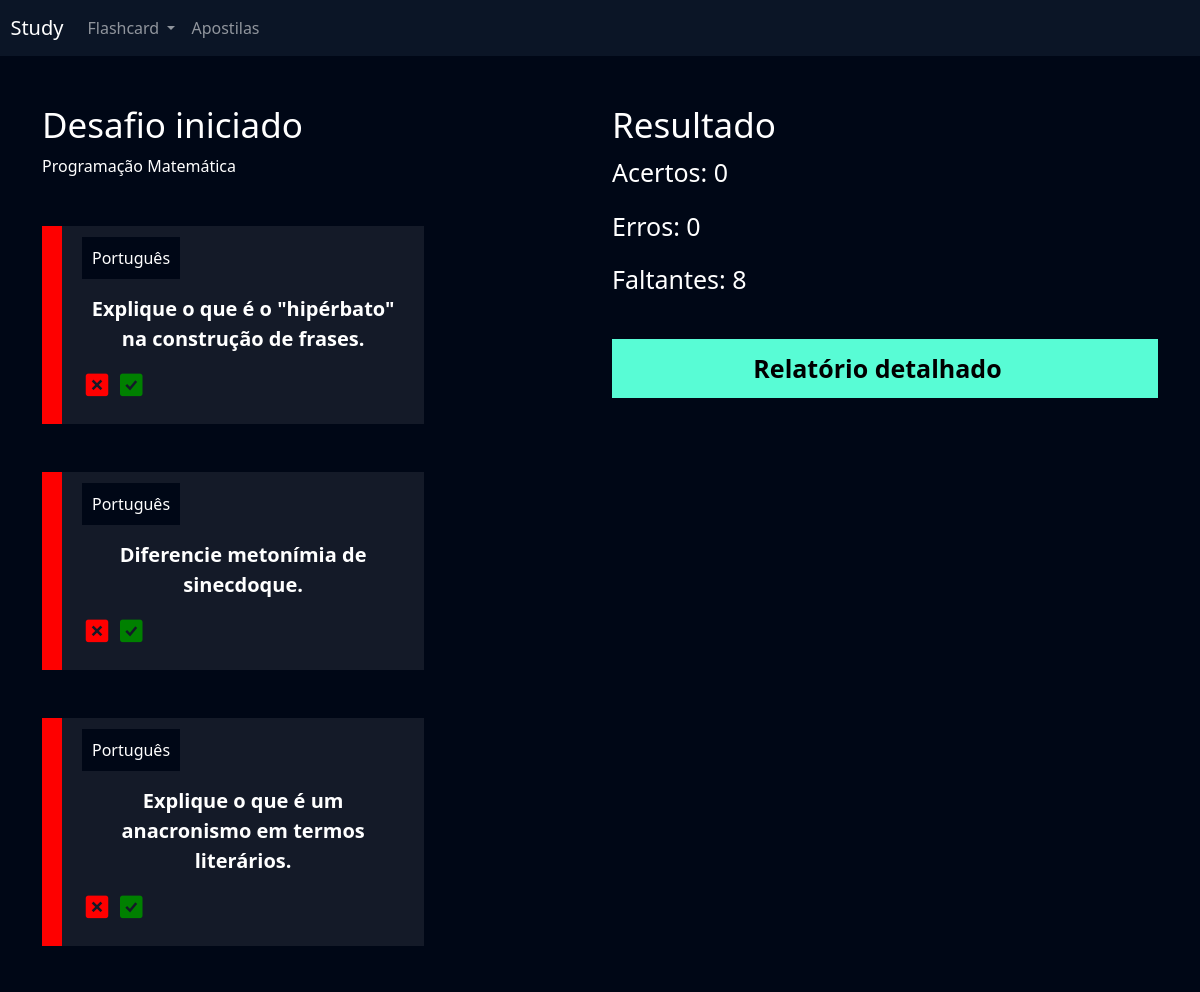
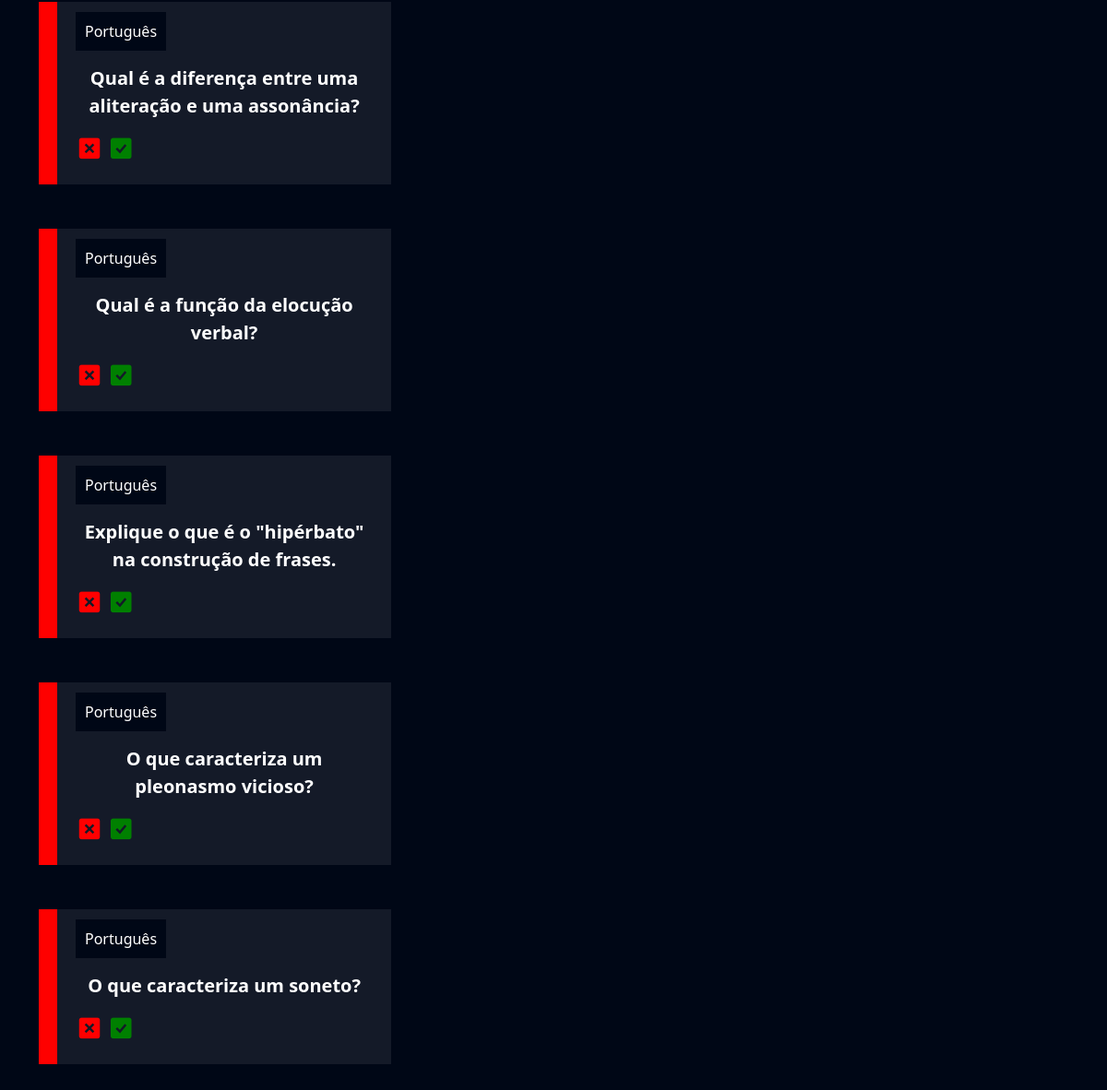
The app's page /flashcard/desafio/72, older data (2 pictures, top to bottom).
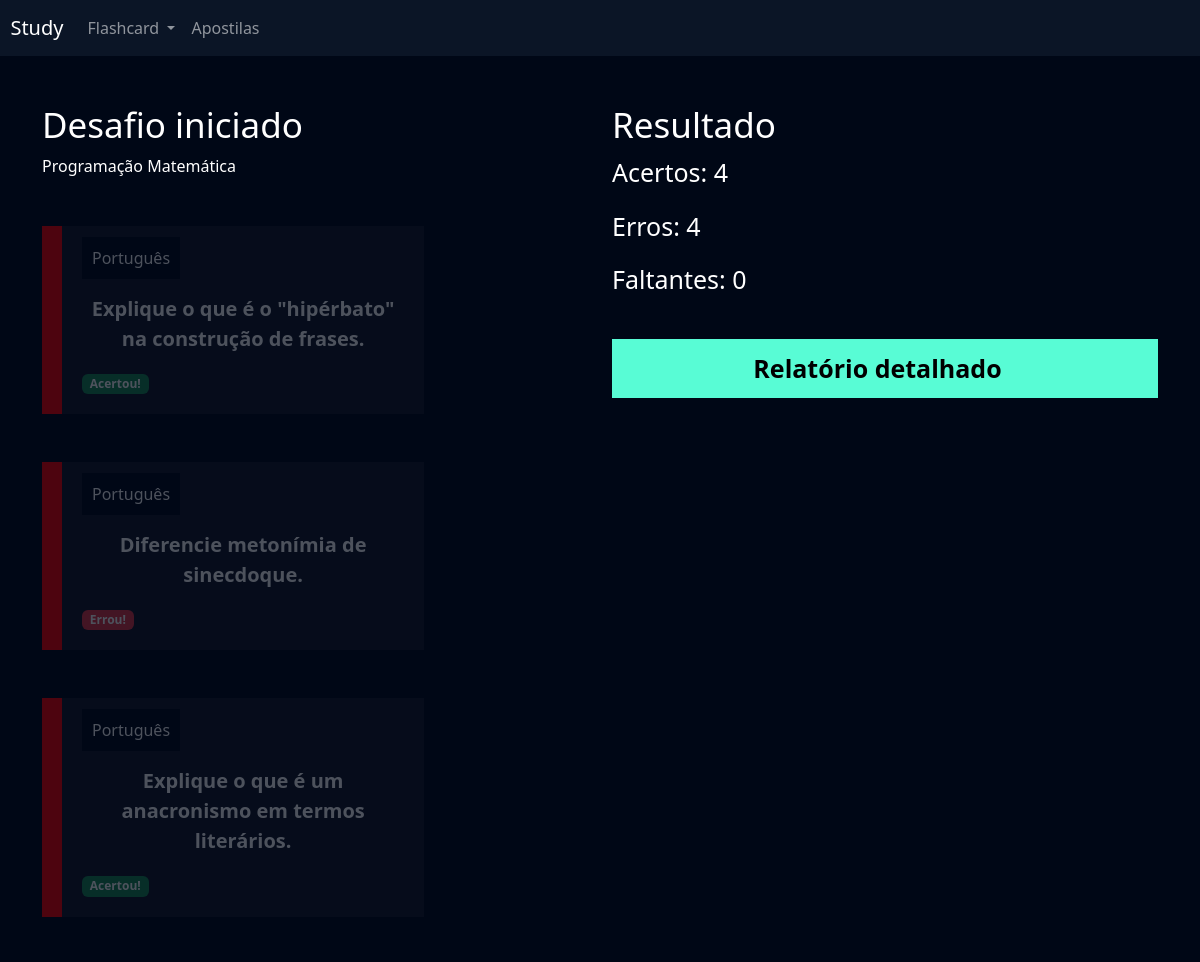
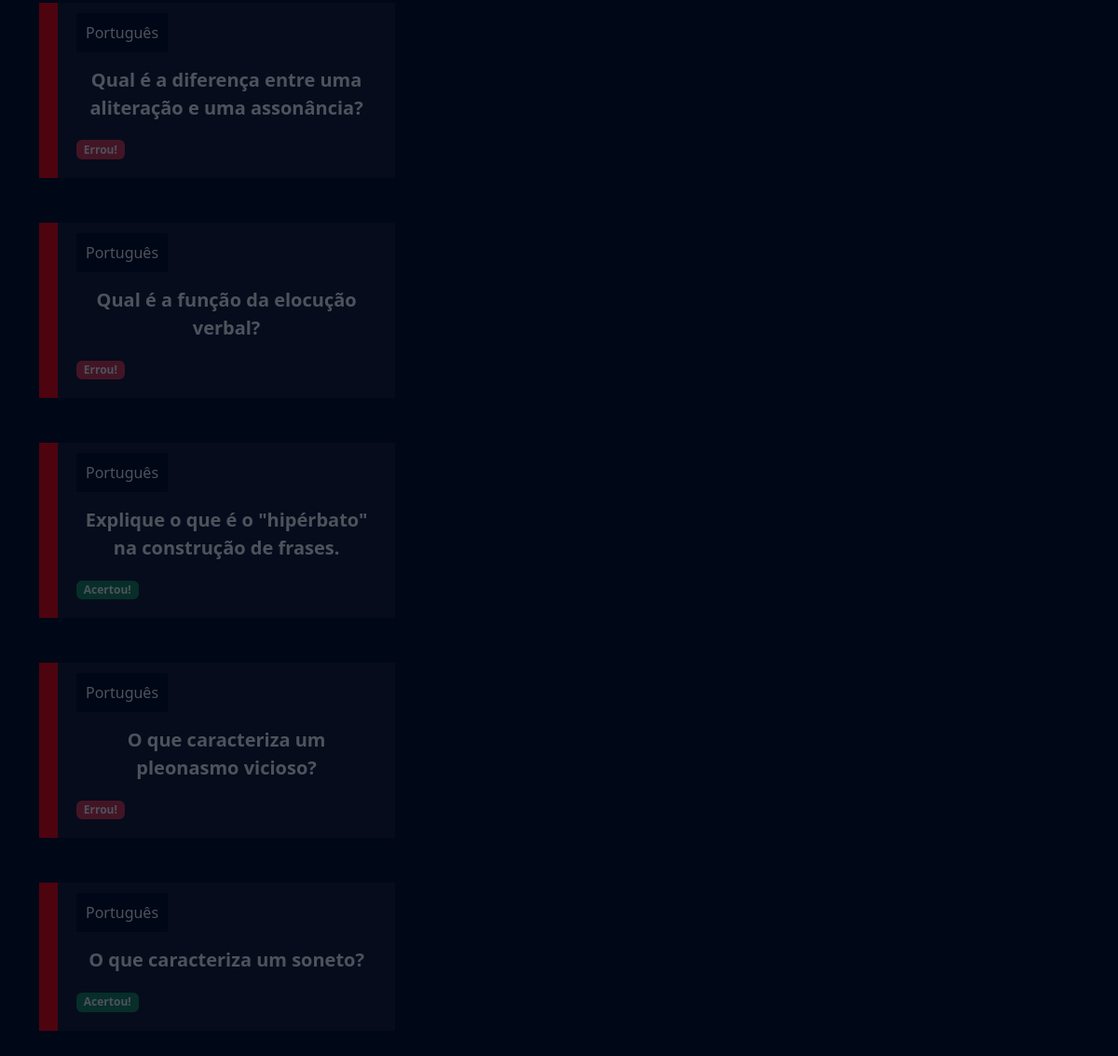
The same page, newer data (2 pictures, top to bottom).
### flashcard/models.py (models this page shows, shortened)
class FlashcardDesafio(models.Model):
    flashcard = models.ForeignKey(Flashcard, on_delete=models.DO_NOTHING)
    respondido = models.BooleanField(default=False)
    acertou = models.BooleanField(default=False)

class Flashcard(models.Model):
    DIFICULDADE_CHOICES = (('D', 'Difícil'), ('M', 'Médio'), ('F', 'Fácil'))
    user = models.ForeignKey(User, on_delete=models.DO_NOTHING)
    pergunta = models.CharField(max_length=100)
    resposta = models.TextField()
    categoria = models.ForeignKey(Categoria, on_delete=models.DO_NOTHING)
    dificuldade = models.CharField(max_length=1, choices=DIFICULDADE_CHOICES)
    @property
    def css_dificuldade(self):
        if self.dificuldade == 'F':
            return 'flashcard-facil'
        elif self.dificuldade == 'M':
            return 'flashcard-medio'
        elif self.dificuldade == 'D':
            return 'flashcard-dificil'

class Categoria(models.Model):
    nome = models.CharField(max_length=20)
    def __str__(self):
        return self.nome

### flashcard/views.py (the view)
# urls.py: path('desafio/<int:id>', views.desafio, name='desafio'),
def desafio(request, id):
    desafio = Desafio.objects.get(id=id)
    if request.method == 'GET':
        acertos = desafio.flashcards.filter(
            respondido=True).filter(acertou=True).count()
        erros = desafio.flashcards.filter(
            respondido=True).filter(acertou=False).count()
        faltantes = desafio.flashcards.filter(respondido=False).count()
        return render(request, 'desafio.html', {'desafio': desafio, 'acertos': acertos, 'erros': erros, 'faltantes': faltantes})

### flashcard/templates/desafio.html (shortened to what this page needs)
{% extends "base.html" %}
{% load static %}
{% block 'cabecalho' %}
<link href="{% static 'usuarios/css/cadastro.css' %}" rel="stylesheet" />
<link href="{% static 'flashcard/css/novo_flashcard.css' %}" rel="stylesheet" />
<link href="{% static 'flashcard/css/iniciar_desafio.css' %}" rel="stylesheet" />
<link href="{% static 'flashcard/css/desafio.css' %}" rel="stylesheet" />
<link href="https://unpkg.com/boxicons@2.1.4/css/boxicons.min.css"rel="stylesheet"/>
{% endblock 'cabecalho' %}
{% block 'conteudo' %}
{% include "partials/header.html" %}
<div class="container">
  <br />
  <br />
  <div class="row">
    <div class="col-md">
      <h3 class="fonte-secundaria">Desafio iniciado</h3>
      <span class="badge-categoria">Programação</span>
      <span class="badge-categoria">Matemática</span>
      <br />
      <br />
      <br />
      {% for flash in desafio.flashcards.all %}
      <div class="box-new-flashcard {% if flash.respondido %} op2 {% endif %}">
          <div class="flashcard {{ flash.flashcard.css_dificuldade }}">
            <div class="flashcard-categoria">{{flash.flashcard.categoria}}</div>
            <br />
            <br />
            <div class="flashcard-box-item" onclick="flip_card({{flash.id}})">
              <p class="flashcard-item">{{flash.flashcard.pergunta}}</p>
            </div>
            {% if not flash.respondido %}
            <div class="responder">
              <a
                href="{% url 'responder_flashcard' flash.id %}?acertou=0&desafio_id={{desafio.id}}"
                ><i class="bx bxs-x-square icone-vermelho"></i></a>
              <a href="{% url 'responder_flashcard' flash.id %}?acertou=1&desafio_id={{desafio.id}}"
                ><i class="bx bxs-check-square icone-verde"></i
              ></a>
            </div>
            {% else %} {% if flash.acertou %}
            <span class="badge bg-success">Acertou!</span>
            {% else %}
            <span class="badge bg-danger">Errou!</span>
            {% endif %} {% endif %}
          </div>
      </div>
      <br />
      <br />
      {% endfor %}
    </div>
    <div class="col-md">
      <h3 class="fonte-secundaria">Resultado</h3>
      <p class="fonte-p">Acertos: {{acertos}}</p>
      <p class="fonte-p">Erros: {{erros}}</p>
      <p class="fonte-p">Faltantes: {{faltantes}}</p>
      <br />
      <a class="btn-cadastro btn-desafio" href="{% url 'relatorio' desafio.id %}">Relatório detalhado</a>
    </div>
  </div>
</div>
{% endblock 'conteudo' %}

Row changes from the older to the newer data that the page shows:
changed FlashcardDesafio (number 1 of 8 on the later page): now shows "Acertou!"
changed FlashcardDesafio "Diferencie metonímia de sinecdoque.": now shows "Errou!"
changed FlashcardDesafio "Explique o que é um anacronismo em termos literários.": now shows "Acertou!"
changed FlashcardDesafio "Qual é a diferença entre uma aliteração e uma assonância?": now shows "Errou!"
changed FlashcardDesafio "Qual é a função da elocução verbal?": now shows "Errou!"
changed FlashcardDesafio (number 6 of 8 on the later page): now shows "Acertou!"
changed FlashcardDesafio "O que caracteriza um pleonasmo vicioso?": now shows "Errou!"
changed FlashcardDesafio "O que caracteriza um soneto?": now shows "Acertou!"
Text that changed along with them:
{{ acertos }}: "0" → "4"
{{ erros }}: "0" → "4"
{{ faltantes }}: "8" → "0"
